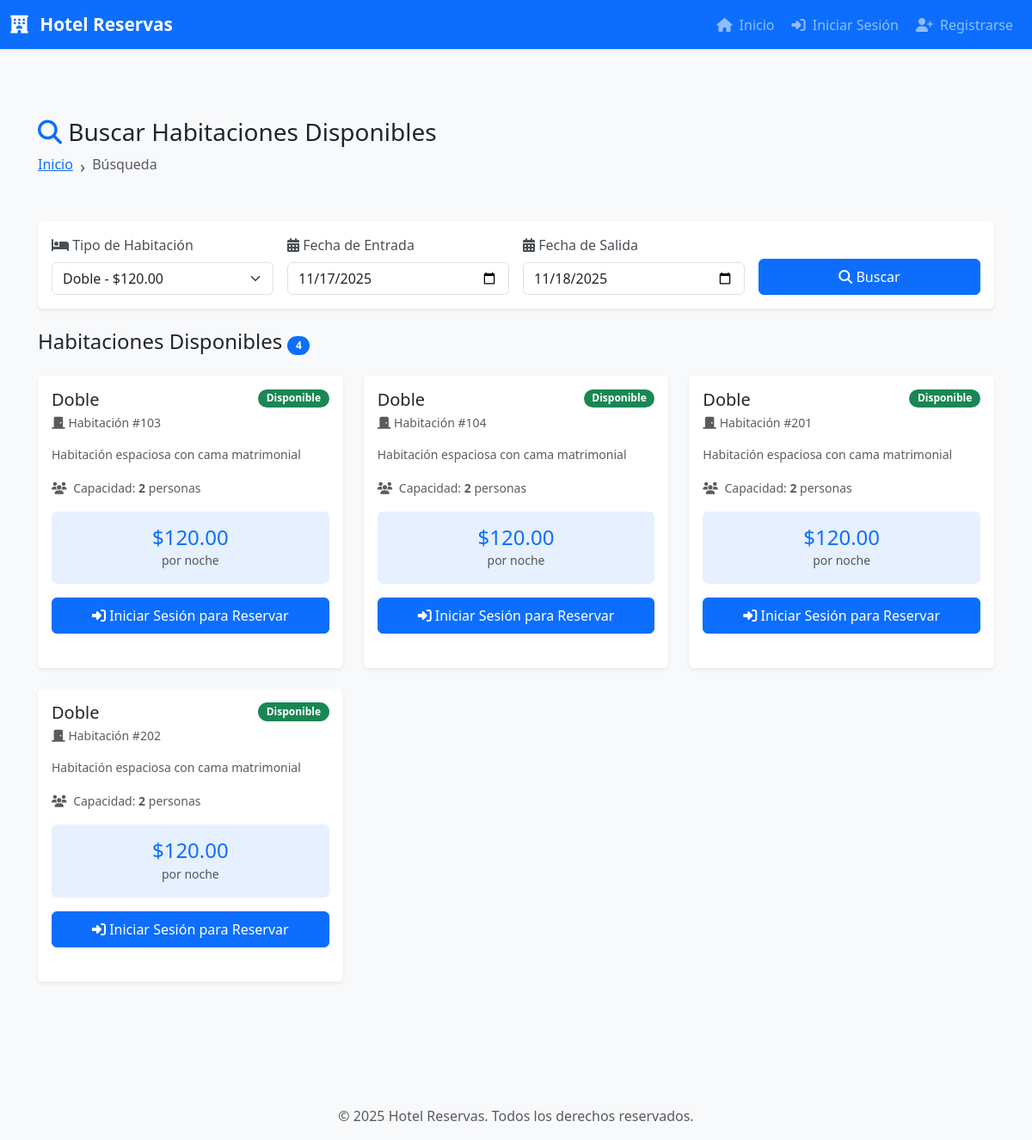
The app's page /public/buscar?tipo=2 with its own data.
### tables this page shows
CREATE TABLE habitaciones (
    id INT PRIMARY KEY AUTO_INCREMENT,
    numero VARCHAR(10) UNIQUE NOT NULL,
    tipo_id INT NOT NULL,
    piso INT NOT NULL,
    precio_noche DECIMAL(10,2) NOT NULL,
    estado ENUM('disponible', 'ocupada', 'mantenimiento') DEFAULT 'disponible',
    descripcion TEXT,
    caracteristicas TEXT,  
    imagen VARCHAR(255),
    created_at TIMESTAMP DEFAULT CURRENT_TIMESTAMP,
    updated_at TIMESTAMP DEFAULT CURRENT_TIMESTAMP ON UPDATE CURRENT_TIMESTAMP,
    FOREIGN KEY (tipo_id) REFERENCES tipos_habitacion(id) ON DELETE RESTRICT,
    INDEX idx_numero (numero),
    INDEX idx_estado (estado),
    INDEX idx_tipo (tipo_id)
);

CREATE TABLE tipos_habitacion (
    id INT PRIMARY KEY AUTO_INCREMENT,
    nombre VARCHAR(50) NOT NULL,
    descripcion TEXT,
    capacidad INT NOT NULL,
    precio_base DECIMAL(10,2) NOT NULL,
    caracteristicas TEXT,  
    imagen VARCHAR(255),
    created_at TIMESTAMP DEFAULT CURRENT_TIMESTAMP,
    updated_at TIMESTAMP DEFAULT CURRENT_TIMESTAMP ON UPDATE CURRENT_TIMESTAMP
);

### views/busqueda/resultados.php (the view, shortened to what the rows shown need)
<?php
$tiposHabitacion = $data['tiposHabitacion'] ?? [];
$tipo_id = $data['tipo_id'] ?? '';
$fecha_entrada = $data['fecha_entrada'] ?? date('Y-m-d');
$fecha_salida = $data['fecha_salida'] ?? date('Y-m-d', strtotime('+1 day'));
$habitacionesDisponibles = $data['habitacionesDisponibles'] ?? [];
$busquedaActiva = $data['busquedaActiva'] ?? false;
require_once __DIR__ . '/../layouts/header.php';
?>
<div class="container py-5">
    <div class="row mb-4">
        <div class="col-12">
            <h1 class="h3">
                <i class="fas fa-search text-primary"></i>
                Buscar Habitaciones Disponibles
            </h1>
            <nav aria-label="breadcrumb">
                <ol class="breadcrumb">
                    <li class="breadcrumb-item"><a href="<?= $base ?>/">Inicio</a></li>
                    <li class="breadcrumb-item active">Búsqueda</li>
                </ol>
            </nav>
        </div>
    </div>
    <div class="card shadow-sm mb-4">
        <div class="card-body">
            <form method="GET" action="<?= $base ?>/buscar" class="row g-3" id="formBusqueda">
                <div class="col-md-3">
                    <label for="tipo" class="form-label">
                        <i class="fas fa-bed"></i> Tipo de Habitación
                    </label>
                    <select name="tipo" id="tipo" class="form-select">
                        <?php foreach ($tiposHabitacion as $tipo): ?>
                            <option value="<?= $tipo['id'] ?>" <?= $tipo_id == $tipo['id'] ? 'selected' : '' ?>>
                                <?= htmlspecialchars($tipo['nombre']) ?> - $<?= number_format($tipo['precio_base'], 2) ?>
                            </option>
                        <?php endforeach; ?>
                    </select>
                </div>
                <div class="col-md-3">
                    <label for="fecha_entrada" class="form-label">
                        <i class="fas fa-calendar-alt"></i> Fecha de Entrada
                    </label>
                    <input type="date"
                           name="fecha_entrada"
                           id="fecha_entrada"
                           class="form-control"
                           value="<?= htmlspecialchars($fecha_entrada) ?>"
                           min="<?= date('Y-m-d') ?>"
                           required>
                </div>
                <div class="col-md-3">
                    <label for="fecha_salida" class="form-label">
                        <i class="fas fa-calendar-alt"></i> Fecha de Salida
                    </label>
                    <input type="date"
                           name="fecha_salida"
                           id="fecha_salida"
                           class="form-control"
                           value="<?= htmlspecialchars($fecha_salida) ?>"
                           min="<?= date('Y-m-d', strtotime($fecha_entrada . ' +1 day')) ?>"
                           required>
                </div>
                <div class="col-md-3 d-flex align-items-end">
                    <button type="submit" name="buscar" value="1" class="btn btn-primary w-100">
                        <i class="fas fa-search"></i>
                        Buscar
                    </button>
                </div>
            </form>
        </div>
    </div>
    <?php if ($busquedaActiva): ?>
        <h4 class="mb-4">
            Habitaciones Disponibles
            <?php if (!empty($habitacionesDisponibles)): ?>
                <span class="badge bg-primary"><?= count($habitacionesDisponibles) ?></span>
            <?php endif; ?>
        </h4>
        <?php if (empty($habitacionesDisponibles)): ?>
            <div class="alert alert-warning text-center py-5">
                <i class="fas fa-exclamation-triangle fa-3x mb-3"></i>
                <h5>No hay habitaciones disponibles</h5>
                <p class="mb-3">
                    No se encontraron habitaciones disponibles del
                    <strong><?= date('d/m/Y', strtotime($fecha_entrada)) ?></strong>
                    al
                    <strong><?= date('d/m/Y', strtotime($fecha_salida)) ?></strong>
                    <?php if (!empty($tipo_id)): ?>
                        para el tipo seleccionado
                    <?php endif; ?>
                </p>
                <button type="button" class="btn btn-primary" onclick="document.getElementById('tipo').value=''; document.getElementById('formBusqueda').submit();">
                    <i class="fas fa-redo"></i>
                    Buscar en todos los tipos
                </button>
            </div>
        <?php else: ?>
            <div class="row g-4">
                <?php foreach ($habitacionesDisponibles as $habitacion): ?>
                    <div class="col-md-6 col-lg-4">
                        <div class="card h-100 shadow-sm hover-card">
                            <div class="card-body">
                                <div class="d-flex justify-content-between align-items-start mb-3">
                                    <div>
                                        <h5 class="card-title mb-1">
                                            <?= htmlspecialchars($habitacion['tipo_nombre']) ?>
                                        </h5>
                                        <p class="text-muted small mb-0">
                                            <i class="fas fa-door-closed"></i>
                                            Habitación #<?= htmlspecialchars($habitacion['numero']) ?>
                                        </p>
                                    </div>
                                    <span class="badge bg-success">Disponible</span>
                                </div>
                                <p class="card-text text-muted small mb-3">
                                    <?= htmlspecialchars($habitacion['tipo_descripcion']) ?>
                                </p>
                                <div class="mb-3">
                                    <small class="text-muted">
                                        <i class="fas fa-users me-1"></i>
                                        Capacidad: <strong><?= $habitacion['capacidad'] ?></strong> personas
                                    </small>
                                </div>
                                <div class="bg-primary bg-opacity-10 p-3 rounded mb-3 text-center">
                                    <h4 class="text-primary mb-0">
                                        $<?= number_format($habitacion['precio_base'], 2) ?>
                                    </h4>
                                    <small class="text-muted">por noche</small>
                                </div>
                                <?php if (isset($_SESSION['user_id'])): ?>
                                    <a href="<?= $base ?>/reservas/crear?habitacion_id=<?= $habitacion['id'] ?>&fecha_entrada=<?= urlencode($fecha_entrada) ?>&fecha_salida=<?= urlencode($fecha_salida) ?>"
                                       class="btn btn-primary w-100">
                                        <i class="fas fa-calendar-plus"></i>
                                        Reservar Ahora
                                    </a>
                                <?php else: ?>
                                    <a href="<?= $base ?>/login?redirect=<?= urlencode('/reservas/crear?habitacion_id=' . $habitacion['id'] . '&fecha_entrada=' . $fecha_entrada . '&fecha_salida=' . $fecha_salida) ?>"
                                       class="btn btn-primary w-100">
                                        <i class="fas fa-sign-in-alt"></i>
                                        Iniciar Sesión para Reservar
                                    </a>
                                <?php endif; ?>
                            </div>
                        </div>
                    </div>
                <?php endforeach; ?>
            </div>
        <?php endif; ?>
    <?php endif; ?>
</div>
<?php require_once __DIR__ . '/../layouts/footer.php'; ?>

### core/Router.php (shortened to what the rows shown need)
<?php
class Router
{
    private $routes = [];
    private $basePath = '/hotel-reservas/public';
    private function addRoute($method, $path, $handler, $middleware)
    {
        $this->routes[] = [
            'method' => $method,
            'path' => $path,
            'handler' => $handler,
            'middleware' => $middleware
        ];
    }
    public function run()
    {
        $requestMethod = $_SERVER['REQUEST_METHOD'];
        $requestUri = $_SERVER['REQUEST_URI'];
        if (($pos = strpos($requestUri, '?')) !== false) {
            $requestUri = substr($requestUri, 0, $pos);
        }
        if (strpos($requestUri, $this->basePath) === 0) {
            $requestUri = substr($requestUri, strlen($this->basePath));
        }
        foreach ($this->routes as $route) {
            if ($route['method'] === $requestMethod) {
                $pattern = $this->convertToRegex($route['path']);
                if (preg_match($pattern, $requestUri, $matches)) {
                    array_shift($matches);
                    $this->executeHandler($route['handler'], $matches);
                    exit;
                }
            }
        }
        exit;
    }
    private function convertToRegex($path)
    {
        $path = preg_quote($path, '/');
        $path = preg_replace('/\\\{([a-zA-Z0-9_]+)\\\}/', '([a-zA-Z0-9_-]+)', $path);
        return '/^' . $path . '$/';
    }
    private function executeHandler($handler, $params = [])
    {
        list($controllerName, $methodName) = explode('@', $handler);
        $controller = new $controllerName();
        call_user_func_array([$controller, $methodName], $params);
    }
}

### records on screen
habitaciones: tipo.nombre "Doble", numero "103", tipo.descripcion "Habitación espaciosa con cama matrimonial", tipo.capacidad "2", tipo.precio_base "120.00"
habitaciones: tipo.nombre "Doble", numero "104", tipo.descripcion "Habitación espaciosa con cama matrimonial", tipo.capacidad "2", tipo.precio_base "120.00"
habitaciones: tipo.nombre "Doble", numero "201", tipo.descripcion "Habitación espaciosa con cama matrimonial", tipo.capacidad "2", tipo.precio_base "120.00"
habitaciones: tipo.nombre "Doble", numero "202", tipo.descripcion "Habitación espaciosa con cama matrimonial", tipo.capacidad "2", tipo.precio_base "120.00"

### other values on screen
form field tipo "Doble - $120.00"
